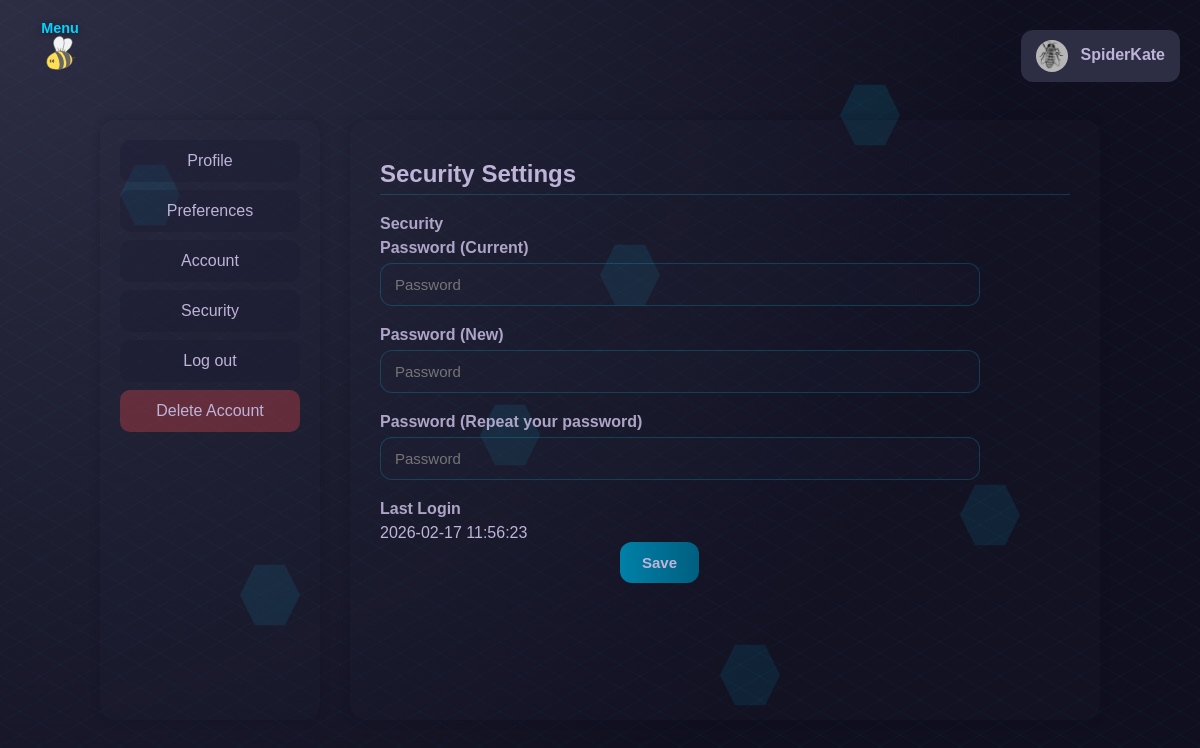
Before: /SpiderKate/settings/security (signed in) with the older database file.
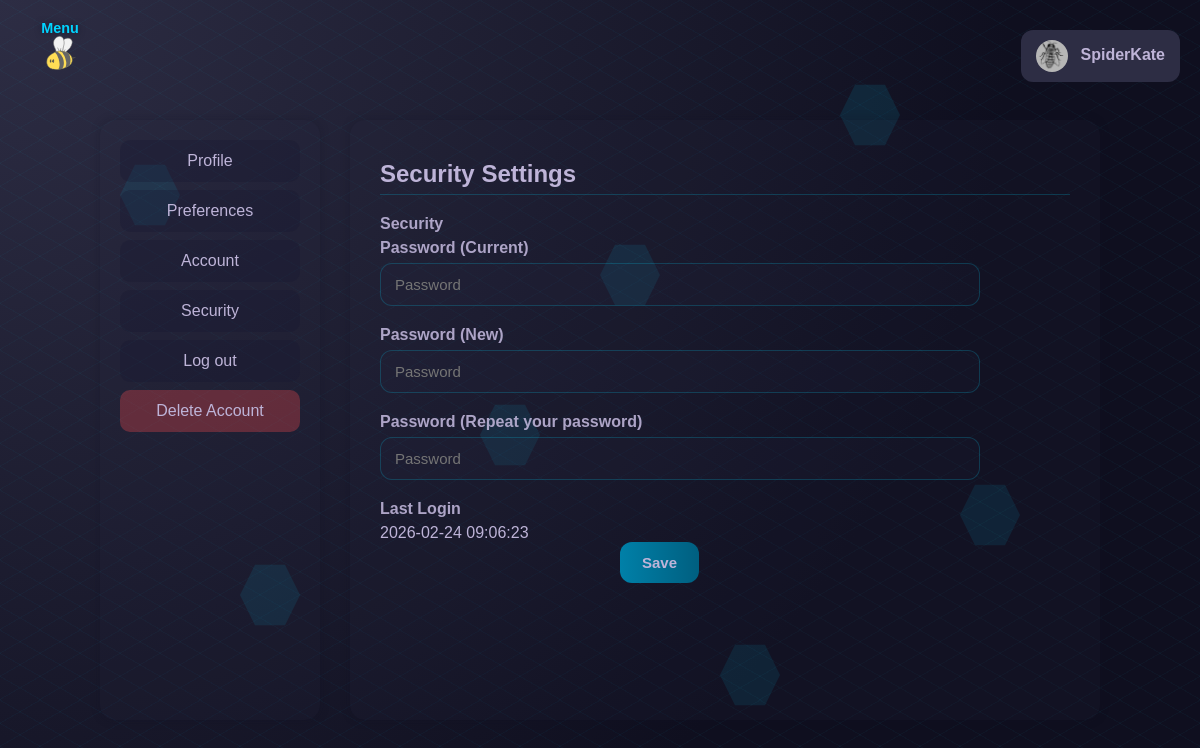
After: the same page with the newer database file.
### tables this page shows
CREATE TABLE users (
    id INTEGER PRIMARY KEY AUTOINCREMENT,
    name TEXT,
    surname TEXT,
    username TEXT NOT NULL,
    email TEXT NOT NULL,
    password TEXT NOT NULL,
    dob TEXT NOT NULL,
    bio TEXT,
    avatar_path TEXT,
    social_links TEXT,
    last_login_at TEXT,
    bee_points INTEGER DEFAULT 5000,
    deleted INTEGER DEFAULT 0,
    deleted_at TEXT,
    recovery_username TEXT
);

### app.py (the view, shortened to what this page needs)
@app.route("/<username>/settings/security", methods=["GET","POST"])
@login_required
@no_trespass
def settingsSecurity(username):
    error = []
    conn = sqlite3.connect('beevy.db')
    cursor = conn.cursor()
    cursor.execute("SELECT id, username, email, password, last_login_at FROM users WHERE username=?",(username,))
    user = cursor.fetchone()
    if not user:
        conn.close()
        flash_translated("flash.user_not_found", "error")
        return "", 404
    conn.close()
    return render_template("settingsSecurity.html", user=user)

### app.py (called while the page is built)
def login_required(f):
    @wraps(f)
    def decorated(*args, **kwargs):
        if 'username' not in session:
            flash_translated("flash.login_first", "error")
            return redirect(url_for("login"))
        return f(*args, **kwargs)
    return decorated

def no_trespass(f):
    @wraps(f)
    def decorated(*args, **kwargs):
        username = kwargs.get('username')
        if session.get('username') != username:
            flash_translated("flash.trespass", "error")
            return redirect(url_for("index"))
        return f(*args, **kwargs)
    return decorated

@app.before_request
def load_logged_in_user():
    g.avatar_path = None
    g.user_theme = 'bee'
    g.user_language = session.get("user_language", "en")
    g.trans = translations
    username = session.get('username')
    if username:
        conn = sqlite3.connect('beevy.db')
        cursor = conn.cursor()
        cursor.execute("SELECT avatar_path FROM users WHERE username=?", (username,))
        row = cursor.fetchone()
        if row and row[0]:
            g.avatar_path = row[0]
        cursor.execute("SELECT theme FROM preferences WHERE user_id = (SELECT id FROM users WHERE username=?)", (username,))
        pref_row = cursor.fetchone()
        if pref_row and pref_row[0]:
            g.user_theme = pref_row[0]
        conn.close()

@app.context_processor
def inject_t():
    def t(key, **kwargs):
        text = translations.get(key, g.user_language, default=key)
        if kwargs:
            text = text.format(**kwargs)
        return text
    return dict(t=t)

### translations.py (called while the page is built)
    def get(self, key, language='en', default=''):
        if language not in self.strings:
            language = 'en'  # Fallback to English
        keys = key.split('.')
        value = self.strings.get(language, {})
        for k in keys:
            if isinstance(value, dict):
                value = value.get(k)
            else:
                return default
        return value if value else default

### templates/settingsSecurity.html (shortened to what this page needs)
{% extends "settings.html" %}
{% block settings_page %}
<h2>{{ t('settings.security_settings') }}</h2>
<form method="POST" id="securityForm">
<label>{{ t('settings.security') }}</label>
<ul class="password">
    <label>{{ t('auth.password') }} ({{ t('messages.current') }})</label>
    <input type="password" name="curPassword" placeholder="{{ t('auth.password') }}" required>
    <label>{{ t('auth.password') }} ({{ t('messages.new') }})</label>
    <input type="password" name="newPassword" placeholder="{{ t('auth.password') }}" required>
    <label>{{ t('auth.password') }} ({{ t('settings.new_password') }})</label>
    <input type="password" name="newPassword2" placeholder="{{ t('auth.password') }}" required>
</ul>
    <label>Last Login</label>
    {{ user[4] }}
    <br>
    <button type="submit" style="margin-left: 40%;">Save</button>
</form>
{% endblock %}

### templates/settings.html (shortened to what this page needs)
{% extends "base.html" %}
{% block extra_css %}
<link rel="stylesheet" href="/static/css/settings.css">
{% endblock %}
{% block content %}
<div class="settings-container">
    <div class="settings-sidebar">
        <a href="/{{ session.get('username') }}/settings/profile" class="settings-link {% if active == 'profile' %}active{% endif %}">{{ t('nav.profile') }}</a>
        <a href="/{{ session.get('username') }}/settings/preferences" class="settings-link {% if active == 'preferences' %}active{% endif %}">{{ t('settings.preferences_settings') }}</a>
        <a href="/{{ session.get('username') }}/settings/account" class="settings-link {% if active == 'account' %}active{% endif %}">{{ t('settings.account') }}</a>
        <a href="/{{ session.get('username') }}/settings/security" class="settings-link {% if active == 'security' %}active{% endif %}">{{ t('settings.security') }}</a>
        <a href="/{{ session.get('username') }}/settings/logout" class="settings-link {% if active == 'logout' %}active{% endif %}">{{ t('nav.logout') }}</a>
        <a href="/{{ session.get('username') }}/settings/delete" class="settings-link danger {% if active == 'delete' %}active{% endif %}">{{ t('settings.delete_account') }}</a>
    </div>
    <div class="settings-content">
        {% block settings_page %}{% endblock %}
    </div>
</div>
{% endblock %}

### templates/base.html (shortened to what this page needs)
<!DOCTYPE html>
<html lang="en">
<head>
    <link rel="stylesheet" href="/static/css/base.css">
    {% if g.user_theme and g.user_theme != 'bee' %}
        <link rel="stylesheet" href="/static/css/theme-{{ g.user_theme }}.css">
    {% endif %}
    {% block extra_css %}{% endblock %}
</head>
<div class="hex-bg-container">
        <div class="hex-bg" style="--x:50%; --y:30%; --delay:1s;"></div>
        <div class="hex-bg" style="--x:80%; --y:60%; --delay:2s;"></div>
        <div class="hex-bg" style="--x:20%; --y:70%; --delay:3s;"></div>
        <div class="hex-bg" style="--x:70%; --y:10%; --delay:4s;"></div>
        <div class="hex-bg" style="--x:40%; --y:50%; --delay:5s;"></div>
        <div class="hex-bg" style="--x:60%; --y:80%; --delay:6s;"></div>
    </div>
<body class="{{ page }}">
<img src="/static/images/beee.svg" id="bee-toggle" class="bee-toggle" onclick="toggleSidebar()" alt="bee toggle" title="Menu">
<div class="menu-label">Menu</div>
    {% if session.username %}
<div class="user-menu">
    <div class="user-menu-button" onclick="toggleMenu()">
        {% if g.avatar_path %}
            <div style="position: relative; display: inline-block;">
                <img src="{{ url_for('static', filename=g.avatar_path) }}" class="user-avatar">
                <div style="position: absolute; top:0; left:0; width:100%; height:100%;"></div>
            </div>
        {% else %}
            <div style="position: relative; display: inline-block;">
                <img src="{{ url_for('static', filename='images/default_avatar.png') }}" class="user-avatar">
                <div style="position: absolute; top:0; left:0; width:100%; height:100%;"></div>
            </div>
        {% endif %}
        {{ session.get('username') }}
    </div>
</div>
{% endif %}
<div class="app">
    <main class="content">
        {% block content %}{% endblock %}
    </main>
</div>
</body>
</html>

### static/css/theme-dark.css (style rules this page uses)
:root { --primary-bg: #1a1a2e; --primary-bg-light: #2d2d44; --primary-bg-dark: #0f0f1f; --primary-text: #beb4d8; --text-main: #beb4d8; --text-muted: rgb(190 180 216 / 60%); --accent-color: #00d4ff; --accent-light: #33e0ff; --accent: #00d4ff; --glass-bg: rgb(45 45 68 / 12%); --glass-bg-light: rgb(45 45 68 / 18%); --glass-border: rgb(0 212 255 / 20%); --glass-border-light: rgb(0 212 255 / 30%); --glass-blur: blur(6px); --tool-filter: invert(70%) sepia(100%) saturate(3480%) hue-rotate(245deg) brightness(43%) contrast(50%); --bucket-filter: invert(70%) sepia(100%) saturate(3480%) hue-rotate(235deg) brightness(43%) contrast(50%); --tool-filter-hover: invert(70%) sepia(100%) saturate(7480%) hue-rotate(205deg) brightness(183%) contrast(130%); --bucket-filter-hover: invert(32%) sepia(90%) saturate(2000%) hue-rotate(165deg) brightness(90%) contrast(600%); --span-muted-filter: var(--accent-color); --shadow-accent: 0 0 10px rgb(0 212 255 / 40%); --btn-bg: linear-gradient(90deg, #0080a8, #005f80); --btn-bg-hover: linear-gradient(90deg, #00a0cc, #007aa3); --btn-shadow-hover: 0 0 10px rgb(0 212 255 / 40%); --sidebar-bg: rgb(15 15 31 / 40%); --sidebar-border: rgb(0 212 255 / 15%); --input-bg: rgb(45 45 68 / 20%); --input-bg-focus: rgb(45 45 68 / 30%); --input-border: rgb(0 212 255 / 30%); --input-border-focus: #00d4ff; --input-shadow-focus: 0 0 10px rgb(0 212 255 / 40%); --msg-info-bg: rgb(147 197 253 / 12%); --msg-info-text: #8ccaff; --msg-info-outline: rgb(147 197 253 / 40%); --msg-success-bg: rgb(111 207 151 / 12%); --msg-success-text: #7cd9a3; --msg-success-outline: rgb(111 207 151 / 40%); --msg-error-bg: rgb(248 113 113 / 12%); --msg-error-text: #ff8a8a; --msg-error-outline: rgb(248 113 113 / 40%); --hex-bg: rgb(0 212 255 / 10%); --radius: 18px; --radius-md: 15px; --radius-sm: 12px; --radius-xs: 10px; --transition: 0.3s; }

### static/css/settings.css (style rules this page uses)
.settings-container { display: flex; width: 1000px; height: 600px; margin-top: 40px; gap: 30px; }
.settings-sidebar { width: 220px; flex-shrink: 0; background: var(--glass-bg); padding: 20px; border-radius: var(--radius-md); box-shadow: 0 0 10px color-mix(in srgb, var(--bg-dark) 25%, transparent); overflow-y: auto; }
.settings-link { display: block; padding: 12px 15px; margin-bottom: 8px; border-radius: var(--radius-xs); background: color-mix(in srgb, var(--primary-bg) 30%, transparent); color: var(--text-main); transition: var(--transition); font-weight: 500; }
.settings-link.danger { background: color-mix(in srgb, var(--error-color) 30%, transparent); }
.settings-content { flex: 1; min-width: 0; background: var(--glass); padding: 30px; border-radius: var(--radius-md); text-align: left; box-shadow: 0 0 10px color-mix(in srgb, var(--bg-dark) 25%, transparent); overflow-y: auto; padding-top: 40px; }
.settings-content form { max-width: 600px; }
label { display: block; margin-bottom: 6px; font-weight: 600; color: var(--text-main); opacity: 0.9; }
input[type="text"], input[type="email"], input[type="password"], textarea, select { width: 100%; padding: 12px 14px; border-radius: var(--radius-sm); border: 1px solid var(--glass-border); background: var(--glass); color: var(--text-main); margin-bottom: 20px; transition: var(--transition); font-size: 15px; }
.settings-content button { background: var(--btn-bg); color: var(--text-main); padding: 12px 22px; border: none; border-radius: var(--radius-sm); cursor: pointer; transition: var(--transition); font-weight: bold; font-size: 15px; }
.settings-content h2 { margin-bottom: 20px; font-size: 24px; font-weight: 700; padding-bottom: 6px; border-bottom: 1px solid var(--glass-border); }

Changed rows visible on the page:
changed users "SpiderKate": last_login_at "2026-02-17 11:56:23" → "2026-02-24 09:06:23"
